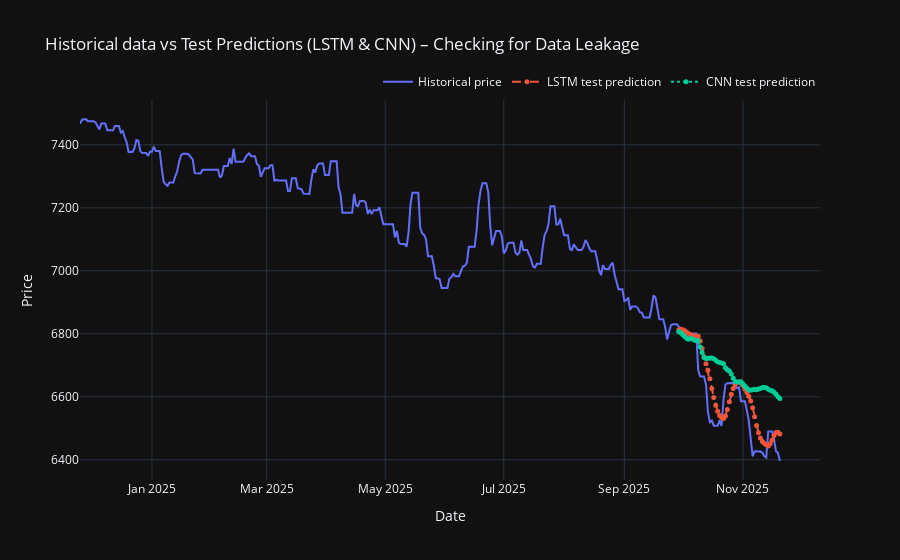

Source (notebook cell):
### Code cell
# --- Fechas del test set ---
test_index = df.index[-len(y_test):]   # alineamos el test con las fechas reales

# --- Crear figura ---
fig = go.Figure()

# 1) Serie histórica completa
fig.add_trace(
    go.Scatter(
        x=df.index,
        y=df["Precio"],
        mode="lines",
        name="Historical price",
        line=dict(width=2)
    )
)

# 2) Predicción LSTM sobre los datos que sí existen
fig.add_trace(
    go.Scatter(
        x=test_index,
        y=lstm_pred_real,
        mode="lines+markers",
        name="LSTM test prediction",
        line=dict(dash="dash"),
        marker=dict(size=5)
    )
)

# 3) Predicción CNN sobre datos existentes
fig.add_trace(
    go.Scatter(
        x=test_index,
        y=cnn_pred_real,
        mode="lines+markers",
        name="CNN test prediction",
        line=dict(dash="dot"),
        marker=dict(size=5)
    )
)

# --- Layout ---
fig.update_layout(
    title="Historical data vs Test Predictions (LSTM & CNN) – Checking for Data Leakage",
    xaxis_title="Date",
    yaxis_title="Price",
    template="plotly_dark",
    hovermode="x unified",
    legend=dict(
        orientation="h",
        yanchor="bottom",
        y=1.01,
        xanchor="right",
        x=1
    )
)

fig.show()
